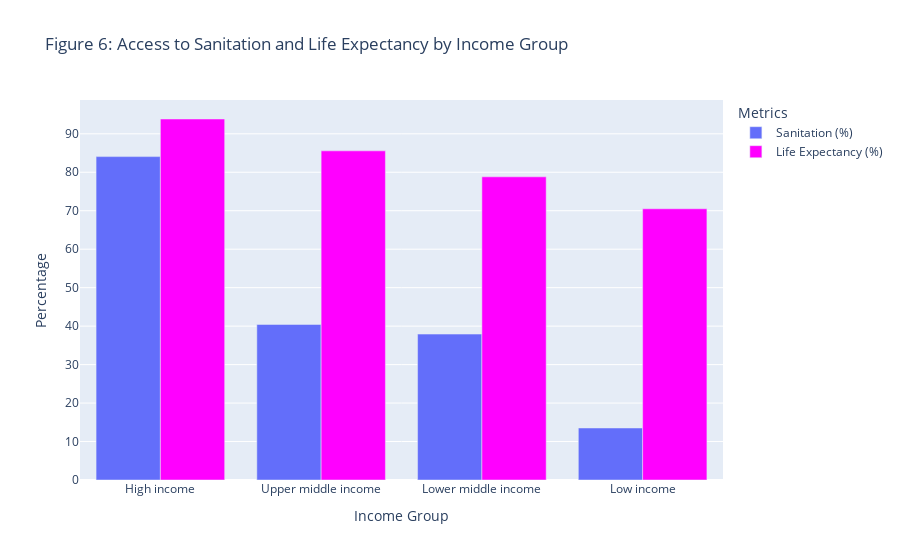

The code cell stored with this chart in its notebook:
### Markdown cell above
As mentioned before, a potential factor that affects life expectancy could be access to sanitation facilities. Countries with limited access to such facilities are at higher risk of diseases and the spread of viruses that could potentially be life-threatening.

### Code cell
max_life_expectancy = df['life_expectancy_at_birth'].max()
df['Life_expectancy_percent'] = (df['life_expectancy_at_birth'] / max_life_expectancy) * 100

avg_data = df.groupby('IncomeGroup').agg({
    'Sanitation': 'mean',
    'Life_expectancy_percent': 'mean'
}).reset_index()

import plotly.graph_objs as go

# Create traces
trace1 = go.Bar(
    x=avg_data['IncomeGroup'],
    y=avg_data['Sanitation'],
    name='Sanitation (%)',
    marker=dict(color='dark blue')
)

trace2 = go.Bar(
    x=avg_data['IncomeGroup'],
    y=avg_data['Life_expectancy_percent'],
    name='Life Expectancy (%)',
    marker=dict(color='magenta')
)

data_bars = [trace1, trace2]

# Create layout
layout = go.Layout(
    title='Figure 6: Access to Sanitation and Life Expectancy by Income Group',
    barmode='group',
    xaxis=dict(title='Income Group', categoryorder='array', categoryarray=['High income', 'Upper middle income', 'Lower middle income', 'Low income']),
    yaxis=dict(title='Percentage'),
    legend=dict(title='Metrics')
)

# Create figure
fig = go.Figure(data=data_bars, layout=layout)

# Show figure
fig.show()

### Figure 1 — Plotly figure (JSON) as saved in the notebook; plotly's stock layout.template omitted (floating-point values rounded to 4 significant figures)
{"data": [{"marker": {"color": "dark blue"}, "name": "Sanitation (%)", "type": "bar", "x": ["High income", "Low income", "Lower middle income", "Upper middle income"], "y": [84.06, 13.52, 37.93, 40.44]}, {"marker": {"color": "magenta"}, "name": "Life Expectancy (%)", "type": "bar", "x": ["High income", "Low income", "Lower middle income", "Upper middle income"], "y": [93.84, 70.51, 78.81, 85.56]}], "layout": {"barmode": "group", "legend": {"title": {"text": "Metrics"}}, "title": {"text": "Figure 6: Access to Sanitation and Life Expectancy by Income Group"}, "xaxis": {"categoryarray": ["High income", "Upper middle income", "Lower middle income", "Low income"], "categoryorder": "array", "title": {"text": "Income Group"}}, "yaxis": {"title": {"text": "Percentage"}}}}
